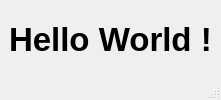
<?xml version="1.0" encoding="UTF-8"?>
<ui version="4.0">
 <class>MainWindow</class>
 <widget class="QMainWindow" name="MainWindow">
  <property name="windowTitle">
   <string>MainWindow</string>
  </property>
  <widget class="QWidget" name="centralwidget">
   <layout class="QVBoxLayout" name="verticalLayout">
    <item>
     <widget class="QLabel" name="label">
      <property name="font">
       <font>
        <pointsize>25</pointsize>
        <weight>75</weight>
        <bold>true</bold>
       </font>
      </property>
      <property name="text">
       <string>Hello World !</string>
      </property>
     </widget>
    </item>
   </layout>
  </widget>
  <widget class="QMenuBar" name="menubar">
   <property name="geometry">
    <rect>
     <x>0</x>
     <y>0</y>
     <width>233</width>
     <height>20</height>
    </rect>
   </property>
  </widget>
  <widget class="QStatusBar" name="statusbar"/>
 </widget>
 <resources/>
 <connections/>
</ui>
